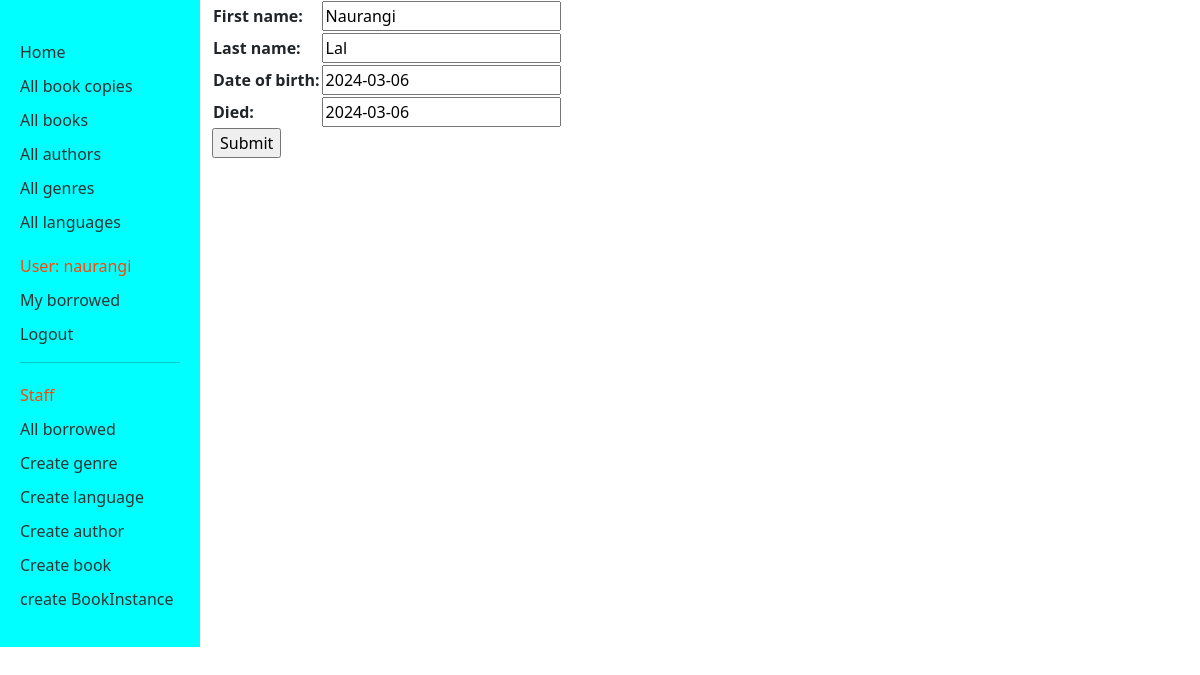
Screenshot of /catalog/author/1/update/ (signed in) with the database file from the repository.
### catalog/models.py (models this page shows, shortened)
class Author(models.Model):
    first_name = models.CharField(max_length=100)
    last_name = models.CharField(max_length=100)
    date_of_birth = models.DateField(null=True, blank=True)
    date_of_death = models.DateField('died', null=True, blank=True)
    class Meta:
        ordering = ['last_name', 'first_name']

### catalog/views.py (the view)
# urls.py: path('author/<int:pk>/update/', views.AuthorUpdate.as_view(), name='author-update'),
class AuthorUpdate(PermissionRequiredMixin, UpdateView):
    model = Author
    fields = '__all__'
    permission_required = 'catalog.change_author'

### templates/catalog/author_form.html (shortened to what this page needs)
{% extends "base_generic.html" %}
{% block content %}
<form action="" method="post">
    <table>
    {{ form.as_table }}
    </table>
    <input type="submit" value="Submit">
</form>
{% endblock %}

### templates/base_generic.html (shortened to what this page needs)
<!DOCTYPE html>
<html lang="en">
<head>
  <link href="https://cdn.jsdelivr.net/npm/bootstrap@5.3.2/dist/css/bootstrap.min.css" rel="stylesheet">
  {% load static %}
  <link rel="stylesheet" href="{% static './css/styles.css' %}">
</head>
<body>
<div class="container-fluid">
	<div class="row">
	  <div class="col-sm-2 sidebar">
	  {% block sidebar %}
	  <ul class="sidebar-nav">
		<li><a href="{% url 'index' %}">Home</a></li>
		<li><a href="{% url 'bookinstances' %}">All book copies</a></li>
		<li><a href="{% url 'books' %}">All books</a></li>
		<li><a href="{% url 'authors' %}">All authors</a></li>
		<li><a href="{% url 'genres' %}">All genres</a></li>
		<li><a href="{% url 'languages' %}">All languages</a></li>
	  </ul>
	  <ul class="sidebar-nav">
	   {% if user.is_authenticated %}
		 <li>User: {{ user.get_username }}</li>
		 <li><a href="{% url 'my-borrowed' %}">My borrowed</a></li>
		 <li><a href="{% url 'logout'%}?next={{request.path}}">Logout</a></li>
	   {% else %}
		 <li><a href="{% url 'login'%}?next={{request.path}}">Login</a></li>
	   {% endif %}
	  </ul>
	   {% if user.is_staff %}
	   <hr>
	   <ul class="sidebar-nav">
	   <li>Staff</li>
	   <li><a href="{% url 'all-borrowed' %}">All borrowed</a></li>
	   {% if perms.catalog.add_genre %}
		 <li><a href="{% url 'genre-create' %}">Create genre</a></li>
	   {% endif %}
	   {% if perms.catalog.add_genre %}
		 <li><a href="{% url 'language-create' %}">Create language</a></li>
	   {% endif %}
	   {% if perms.catalog.add_author %}
		 <li><a href="{% url 'author-create' %}">Create author</a></li>
	   {% endif %}
	   {% if perms.catalog.add_book %}
		 <li><a href="{% url 'book-create' %}">Create book</a></li>
	   {% endif %}
	   {% if perms.catalog.add_bookinstance %}
		 <li><a href="{% url 'bookinstance-create' %}">create BookInstance</a></li>
	   {% endif %}
	   </ul>
	   {% endif %}
	{% endblock %}
	  </div>
	  <div class="col-sm-10 ">
	  {% block content %}{% endblock %}
	  </div>
	</div>
</div>
</body>
</html>

### static/css/styles.css (style rules this page uses)
.sidebar-nav { margin-top: 20px; padding: 0; list-style: none; color:orangered; text-decoration:none }
.sidebar { background-color: #00FFFF; padding: 20px; }
.sidebar ul { list-style-type: none; padding: 0; }
.sidebar ul li { margin-bottom: 10px; }
.sidebar a { text-decoration: none; color: #333; }

### rows the page displays
Author: first_name "Naurangi", last_name "Lal", date_of_birth "2024-03-06", date_of_death "2024-03-06"

### other values shown
{{ user.get_username }} "naurangi"
